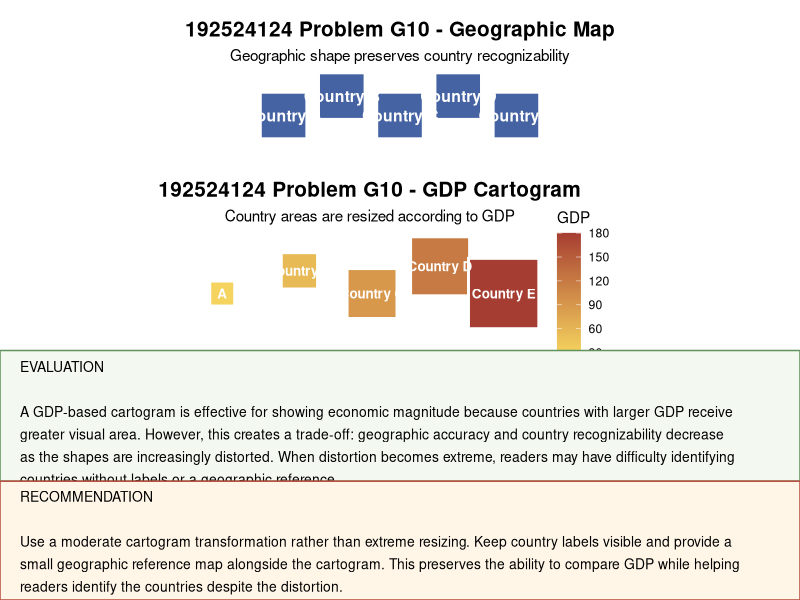

The R source for this figure:
# ============================================================
# Problem G10 - Cartogram Evaluation
# ============================================================

library(ggplot2)
library(gridExtra)
library(grid)

# ------------------------------------------------------------
# Geographic reference data
# ------------------------------------------------------------

country_data <- data.frame(
  Country = c(
    "Country A",
    "Country B",
    "Country C",
    "Country D",
    "Country E"
  ),
  
  GDP = c(
    30,
    55,
    90,
    120,
    180
  ),
  
  map_x = c(
    1,
    2.5,
    4,
    5.5,
    7
  ),
  
  map_y = c(
    1.5,
    2,
    1.5,
    2,
    1.5
  )
)

# ------------------------------------------------------------
# Geographic Map
# ------------------------------------------------------------

geographic_plot <- ggplot(
  country_data,
  aes(
    x = map_x,
    y = map_y
  )
) +
  
  geom_tile(
    aes(
      width = 1.2,
      height = 1.2
    ),
    fill = "#4563A3",
    color = "white",
    linewidth = 1
  ) +
  
  geom_text(
    aes(
      label = Country
    ),
    color = "white",
    fontface = "bold",
    size = 4
  ) +
  
  coord_fixed(
    xlim = c(0.2, 7.8),
    ylim = c(0.7, 2.8),
    expand = FALSE
  ) +
  
  labs(
    title = "192524124 Problem G10 - Geographic Map",
    subtitle = "Geographic shape preserves country recognizability"
  ) +
  
  theme_void() +
  
  theme(
    plot.title = element_text(
      hjust = 0.5,
      face = "bold",
      size = 15
    ),
    
    plot.subtitle = element_text(
      hjust = 0.5,
      size = 11
    ),
    
    plot.margin = margin(
      10, 20, 10, 20
    )
  )

# ------------------------------------------------------------
# GDP Cartogram Data
# ------------------------------------------------------------

cartogram_data <- data.frame(
  Country = c(
    "Country A",
    "Country B",
    "Country C",
    "Country D",
    "Country E"
  ),
  
  GDP = c(
    30,
    55,
    90,
    120,
    180
  ),
  
  x = c(
    1.0,
    2.7,
    4.3,
    5.8,
    7.2
  ),
  
  y = c(
    1.4,
    1.9,
    1.4,
    2.0,
    1.4
  ),
  
  width = c(
    0.55,
    0.80,
    1.10,
    1.30,
    1.55
  ),
  
  height = c(
    0.55,
    0.80,
    1.10,
    1.30,
    1.55
  )
)

# ------------------------------------------------------------
# GDP Cartogram
# ------------------------------------------------------------

cartogram_plot <- ggplot(
  cartogram_data,
  aes(
    x = x,
    y = y
  )
) +
  
  geom_tile(
    aes(
      width = width,
      height = height,
      fill = GDP
    ),
    color = "white",
    linewidth = 1
  ) +
  
  # Keep the smallest country label readable
  geom_text(
    aes(
      label = ifelse(
        Country == "Country A",
        "A",
        Country
      )
    ),
    color = "white",
    fontface = "bold",
    size = 3.4
  ) +
  
  scale_fill_gradient(
    low = "#F4D35E",
    high = "#A63D32",
    name = "GDP"
  ) +
  
  coord_fixed(
    xlim = c(0.3, 8.2),
    ylim = c(0.45, 2.9),
    expand = FALSE
  ) +
  
  labs(
    title = "192524124 Problem G10 - GDP Cartogram",
    subtitle = "Country areas are resized according to GDP"
  ) +
  
  theme_void() +
  
  theme(
    plot.title = element_text(
      hjust = 0.5,
      face = "bold",
      size = 15
    ),
    
    plot.subtitle = element_text(
      hjust = 0.5,
      size = 11
    ),
    
    legend.position = "right",
    
    plot.margin = margin(
      10, 20, 10, 20
    )
  )

# ------------------------------------------------------------
# Evaluation
# ------------------------------------------------------------

evaluation_text <- paste(
  "EVALUATION\n\n",
  
  "A GDP-based cartogram is effective for showing economic magnitude",
  "because countries with larger GDP receive greater visual area.",
  "However, this creates a trade-off: geographic accuracy and country",
  "recognizability decrease as the shapes are increasingly distorted.",
  "When distortion becomes extreme, readers may have difficulty",
  "identifying countries without labels or a geographic reference.",
  
  sep = " "
)

evaluation_grob <- grobTree(
  
  rectGrob(
    gp = gpar(
      fill = "#F3F8F0",
      col = "#62935D",
      lwd = 1.5
    )
  ),
  
  textGrob(
    label = paste(
      strwrap(
        evaluation_text,
        width = 115
      ),
      collapse = "\n"
    ),
    
    x = unit(0.025, "npc"),
    y = unit(0.92, "npc"),
    
    hjust = 0,
    vjust = 1,
    
    gp = gpar(
      fontsize = 10,
      lineheight = 1.35
    )
  )
)

# ------------------------------------------------------------
# Recommendation
# ------------------------------------------------------------

recommendation_text <- paste(
  "RECOMMENDATION\n\n",
  
  "Use a moderate cartogram transformation rather than extreme resizing.",
  "Keep country labels visible and provide a small geographic reference",
  "map alongside the cartogram. This preserves the ability to compare GDP",
  "while helping readers identify the countries despite the distortion.",
  
  sep = " "
)

recommendation_grob <- grobTree(
  
  rectGrob(
    gp = gpar(
      fill = "#FFF6E8",
      col = "#BA5142",
      lwd = 1.5
    )
  ),
  
  textGrob(
    label = paste(
      strwrap(
        recommendation_text,
        width = 115
      ),
      collapse = "\n"
    ),
    
    x = unit(0.025, "npc"),
    y = unit(0.92, "npc"),
    
    hjust = 0,
    vjust = 1,
    
    gp = gpar(
      fontsize = 10,
      lineheight = 1.35
    )
  )
)

# ------------------------------------------------------------
# Display complete answer
# ------------------------------------------------------------

grid.newpage()

grid.arrange(
  
  geographic_plot,
  
  cartogram_plot,
  
  evaluation_grob,
  
  recommendation_grob,
  
  ncol = 1,
  
  heights = c(
    2.7,
    3.2,
    2.2,
    2.0
  )
)
